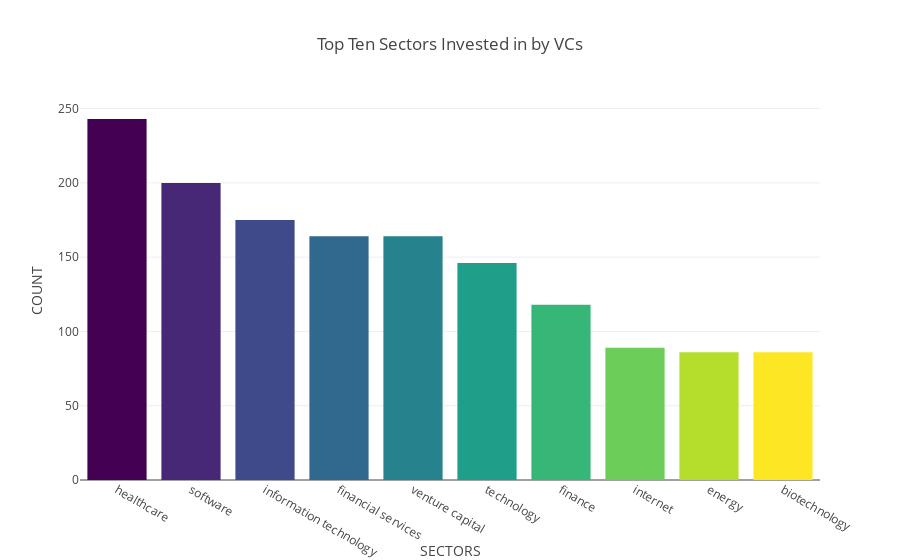

The cell this chart's notebook holds for it:
### Code cell
# Top 10 sectors invested in by VCs
tops = dfx.nlargest(10, 'count')

ten_color = [3,6,9,12,15,18,21,24,27,30] 

data = [
    go.Bar(
        x=tops['sectors'], # assign x as the dataframe column 'x'
        y=tops['count'],
        marker={
        'color': ten_color,
        'colorscale': 'Viridis'
        }
    )
]

layout = go.Layout(
    title='Top Ten Sectors Invested in by VCs',
    xaxis=dict(title='SECTORS'),
    yaxis=dict(title='COUNT')
)

fig = go.Figure(data=data, layout=layout)

iplot(fig, filename='Top Ten Sectors Invested in by VCs.html')

### Figure 1 — Plotly figure (JSON) as saved in the notebook; plotly's stock layout.template omitted (floating-point values rounded to 4 significant figures)
{"data": [{"marker": {"color": [3, 6, 9, 12, 15, 18, 21, 24, 27, 30], "colorscale": "Viridis"}, "type": "bar", "uid": "80f010cf-e653-4320-9dc4-a452d48ead99", "x": ["healthcare", "software", "information technology", "financial services", "venture capital", "technology", "finance", "internet", "energy", "biotechnology"], "y": [243, 200, 175, 164, 164, 146, 118, 89, 86, 86]}], "layout": {"title": {"text": "Top Ten Sectors Invested in by VCs"}, "xaxis": {"title": {"text": "SECTORS"}}, "yaxis": {"title": {"text": "COUNT"}}}}
